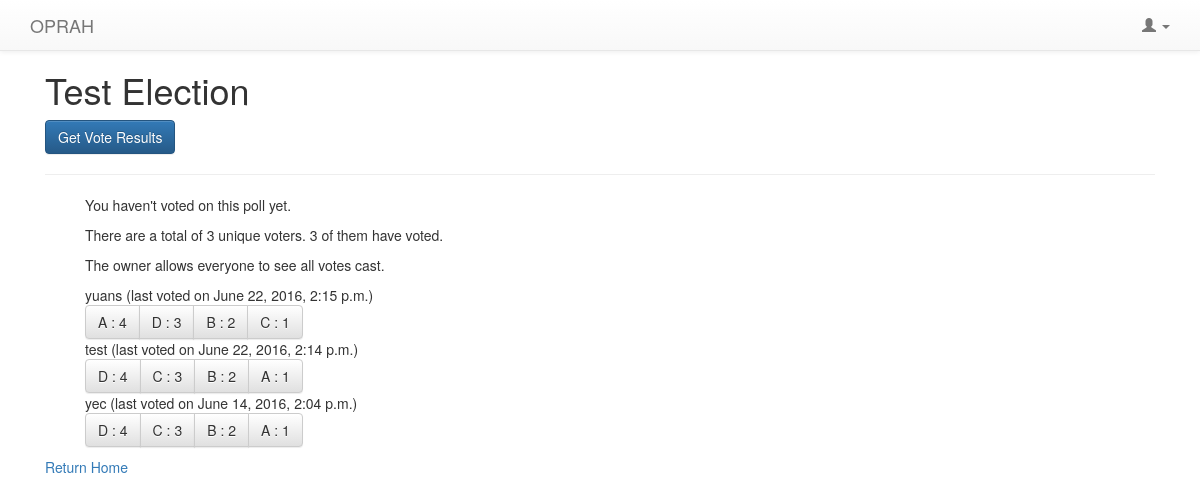
The app's page /polls/10/preferences/ (signed in), older data.
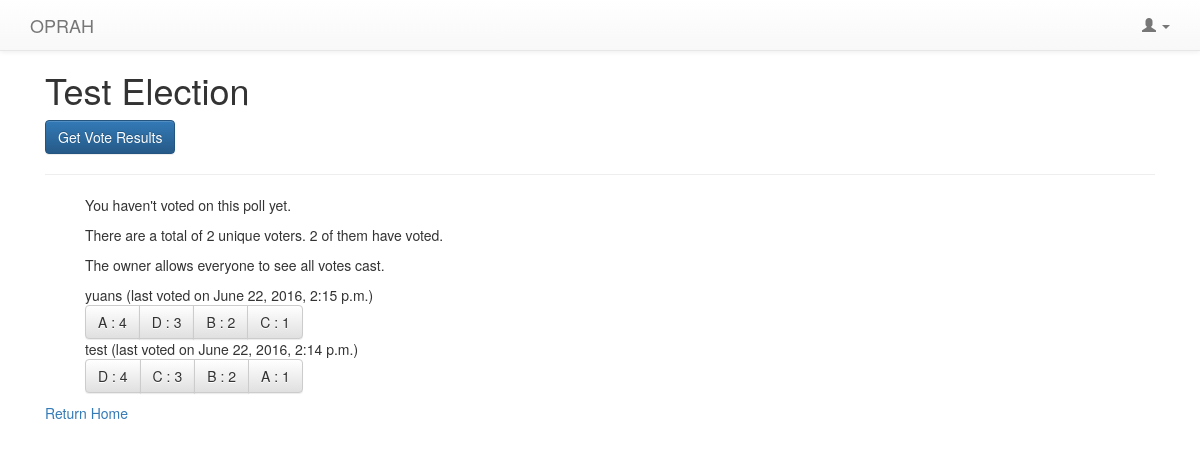
The same page, newer data.
### polls/models.py (models this page shows, shortened)
@python_2_unicode_compatible
class Question(models.Model):
    question_text = models.CharField(max_length=20)
    question_desc = models.CharField(max_length=500, null=True, blank=True)
    image = models.CharField(max_length=500, default="https://pbs.twimg.com/media/B0eebrtIUAEVFad.jpg")
    pub_date = models.DateTimeField('date published')
    follow_up = models.OneToOneField('Question', on_delete=models.CASCADE, null = True, blank = True)
    question_owner = models.ForeignKey(User, null = True)
    question_voters = models.ManyToManyField(User, related_name='voters')
    status = models.IntegerField(default=1)
    display_pref = models.IntegerField(default=1)

@python_2_unicode_compatible
class Response(models.Model):
    question = models.ForeignKey(Question, on_delete=models.CASCADE)
    user = models.ForeignKey(User, null = True)
    timestamp = models.DateTimeField('response timestamp')
    allocation = models.ForeignKey(Item, default=None, null = True, blank = True, on_delete=models.CASCADE) # assigned by algorithm function
    class Meta:
        ordering = ['timestamp']

@python_2_unicode_compatible
class Item(models.Model):
    question = models.ForeignKey(Question, on_delete=models.CASCADE)
    item_text = models.CharField(max_length=200)
    def __str__(self):
        return self.item_text

### polls/views.py (the view)
# urls.py: url(r'^(?P<pk>[0-9]+)/preferences/$', views.PreferenceView.as_view(), name='preferences'),
class PreferenceView(generic.DetailView):
    model = Question
    template_name = 'polls/preferences.html'
    def get_context_data(self, **kwargs):
        ctx = super(PreferenceView, self).get_context_data(**kwargs)
        currentUserResponses = self.object.response_set.filter(user=self.request.user).reverse()
        ctx['mostRecentResponse'] = currentUserResponses[0] if (len(currentUserResponses) > 0) else None
        ctx['history'] = currentUserResponses[1:]
        all_responses = self.object.response_set.reverse()
        (latest_responses, previous_responses) = categorizeResponses(all_responses)
        ctx['latest_responses'] = latest_responses
        ctx['previous_responses'] = previous_responses
        return ctx

### polls/models.py (called while the page is built)
    def __getitem__(self, key):
        return self.keyvaluepair_set.get(key=key).value

    def sorted_values(self):
        return list(sorted(self.items(), key=lambda kv: (-kv[1], kv[0])))

    def items(self):
        return [(kvp.key, kvp.value) for kvp in self.keyvaluepair_set.all()]

### polls/views.py (called while the page is built)
def categorizeResponses(all_responses):
    latest_responses = []
    previous_responses = []
    if len(all_responses) > 0:
        latest_responses.append(all_responses[0])
    others = all_responses[1:]
    for response1 in others:
        if response1.user == None:
            continue
        add = True
        for response2 in latest_responses:
            if response1.user.username == response2.user.username:
                add = False
                previous_responses.append(response1)
                break
        if add:
            latest_responses.append(response1)
    return (latest_responses, previous_responses)

### polls/templates/polls/preferences.html (shortened to what this page needs)
{% extends 'polls/base.html' %}
{% block content %}
    <div class="col-md-12">
        <h1>{{ question.question_text }}</h1>
        <a href="/polls/{{ question.id }}/vote/results/" class="btn btn-primary">Get Vote Results</a>
        <hr />
        <ul>
        {% if question.question_owner == request.user %}
            {% if latest_responses|length > 0 %}
                {% for response in latest_responses %}
                    {{ response.user.username }} (last voted on {{ response.timestamp }}) <br />
                    {% for d in response.dictionary_set.all %}
                        <div class="btn-group">
                        {% for item in d.sorted_values %}
                            <button type="button" class="btn btn-default">{{ item.0 }} : {{ item.1 }}</button>
                        {% endfor %}
                        </div>
                        <br />
                    {% endfor %}
                {% endfor %}
                <br />
                {% if history %}
                <button data-toggle="collapse" data-target="#history" class="btn btn-info">Show/Hide History</button>
                <div id="history" class="collapse">
                    <div class="well">
                    {% for response in previous_responses %}
                        {{ response.user.username }}: {{ response.timestamp }} <br />
                        {% for d in response.dictionary_set.all %}
                            <div class="btn-group">
                            {% for item in d.sorted_values %}
                                <button type="button" class="btn btn-default">{{ item.0 }} : {{ item.1 }}</button>
                            {% endfor %}
                            </div>
                            <br />
                        {% endfor %}
                    {% endfor %}
                    </div>
                </div>
                {% endif %}
            {% else %}
                <p>No one has voted on this poll yet.</p>
            {% endif %}
        {% else %}
            {% if mostRecentResponse != None %}
                {{ mostRecentResponse.user.username }} (last voted on {{ mostRecentResponse.timestamp }}) <br />
                {% for d in mostRecentResponse.dictionary_set.all %}
                    <div class="btn-group">
                    {% for item in d.sorted_values %}
                        <button type="button" class="btn btn-default">{{ item.0 }} : {{ item.1 }}</button>
                    {% endfor %}
                    </div>
                    <br />
                {% endfor %}
                <br />
                {% if history %}
                <button data-toggle="collapse" data-target="#history" class="btn btn-info">Show/Hide History</button>
                <div id="history" class="collapse">
                    <div class="well">
                    {% for response in history %}
                        {{ response.user.username }}: {{ response.timestamp }} <br />
                        {% for d in response.dictionary_set.all %}
                            <div class="btn-group">
                            {% for item in d.sorted_values %}
                                <button type="button" class="btn btn-default">{{ item.0 }} : {{ item.1 }}</button>
                            {% endfor %}
                            </div>
                            <br />
                        {% endfor %}
                    {% endfor %}
                    </div>
                </div>
                {% endif %}
            {% else %}
                <p>You haven't voted on this poll yet.</p>
            {% endif %}
            <p>There are a total of {{question.question_voters.count}} unique voters. {{latest_responses|length}} of them have voted.</p>
            {% if question.display_pref == 1 %}
                <p>The owner allows everyone to see all votes cast.</p>
                {% for response in latest_responses %}
                    {% if response.user == request.user %}
                    {% else %}
                        {{ response.user.username }} (last voted on {{ response.timestamp }}) <br />
                        {% for d in response.dictionary_set.all %}
                            <div class="btn-group">
                            {% for item in d.sorted_values %}
                                <button type="button" class="btn btn-default">{{ item.0 }} : {{ item.1 }}</button>
                            {% endfor %}
                            </div>
                            <br />
                        {% endfor %}
                    {%endif%}
                {% endfor %}
            {% endif %}
        {% endif %}
        </ul>
        <a href="{% url 'polls:index' %}"> Return Home</a>
    </div>
{% endblock %}

### polls/templates/polls/base.html (shortened to what this page needs)
<html>
    <head>
        <link rel="stylesheet" href="//maxcdn.bootstrapcdn.com/bootstrap/3.2.0/css/bootstrap.min.css">
        <link rel="stylesheet" href="//maxcdn.bootstrapcdn.com/bootstrap/3.2.0/css/bootstrap-theme.min.css">
    </head>
    <body>
        <div class="container">
    <nav class="navbar navbar-default navbar-fixed-top">
      <div class="container">
        <div class="navbar-header">
             <a class="navbar-brand" href="/polls/">OPRAH</a>
                    </div>
                        {% if user.is_authenticated %}
                            <ul class="nav navbar-nav navbar-right">
                                 <li class="dropdown">
                                    <a class="dropdown-toggle" data-toggle="dropdown" href="#">
                                        <span class="glyphicon glyphicon-user"> </span>
                                        <span class="caret"></span>
                                    </a>
                                </li>
                            </ul>
                        {% else %}
                            <ul class="nav navbar-nav navbar-right">
                                <li><a href="/auth/register/"><span class="glyphicon glyphicon-user"></span> Sign Up </a></li>
                                <li><a href="/auth/login/"> <span class="glyphicon glyphicon-log-in"></span> Login </a></li>
                            </ul>
                        {% endif %}
                </div>
            </nav>
            <div class=".col-md-12">
                {% block content %}
                {% endblock %}
            </div>
        </div>
    </body>
</html>

### polls/templates/polls/base.html (style rules this page uses)
body { min-height: 1000px; padding-top: 50px; padding-bottom: 20px; }

Row changes from the older to the newer data that the page shows:
removed Response: user.username "yec", timestamp "June 14, 2016, 2:04 p.m.", Item (item_text "D", item "4"), Item (item_text "C", item "3"), Item (item_text "B", item "2"), Item (item_text "A", item "1")
removed Dictionary: Item (item_text "D", item "4"), Item (item_text "C", item "3"), Item (item_text "B", item "2"), Item (item_text "A", item "1")
computed for Question "Test Election": question_voters.count "3" → "2"
Text that changed along with them:
{{ latest_responses|length }}: "3" → "2"
